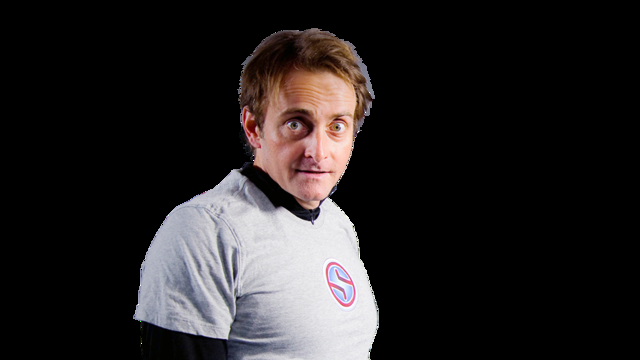
#> input picture src/face2.png, 640 x 360 px, found by its file name
$ python FaceDetection.py
#> lines starting #> are read from the running program, lines starting #| are printed output that depends on the picture; after the words box and inside, x2 and y2 are one past the last pixel; in counts of white or black regions, pixels touching at a corner belong together
import cv2

face_cascade = cv2.CascadeClassifier(
  "E:\\python_test\\src\\haarcascade_frontalface_default.xml")
img = cv2.imread("E:\\python_test\\src\\face2.png")
#> img is the input picture: shape (360, 640, 3); mean B, G, R 35.3, 34.7, 37.9
# img = cv2.imread("C:\\Users\\User\\Desktop\\republic_day_2019\\2.JPG")

gray_image = cv2.cvtColor(img, cv2.COLOR_BGR2GRAY)
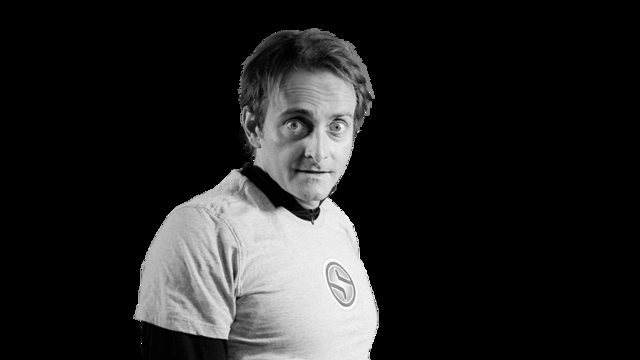
#> gray_image: shape (360, 640); min 0, max 255, mean 35.8
faces = face_cascade.detectMultiScale(gray_image, scaleFactor=1.05,
                                      minNeighbors=5)
#> faces = [[253, 75, 123, 123]]
for x, y, w, h in faces:
  img = cv2.rectangle(img, (x, y), (x + w, y + h), (0, 255, 0), 3)
#> this loop made 1 pass
#> pass 1, `img = cv2.rectangle(img, (x, y), (x + w, y + h), (0, 255, 0), 3)`:
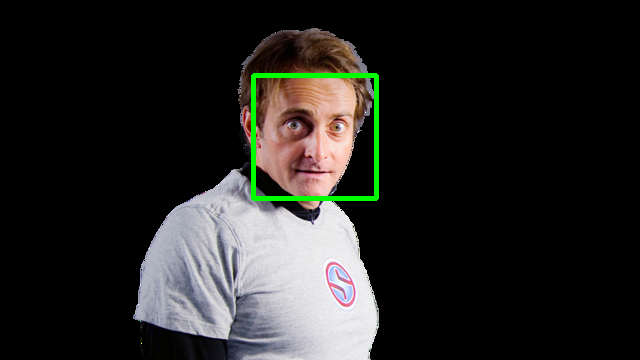
#> img: shape (360, 640, 3); 1.06% of pixels changed, all inside (x1, y1, x2, y2) = (251, 73, 379, 201)

resized = cv2.resize(img, (int(img.shape[1] * 2), int(img.shape[0] * 2)))
cv2.imshow("Gray", resized)
cv2.waitKey(0)
cv2.destroyAllWindows()
